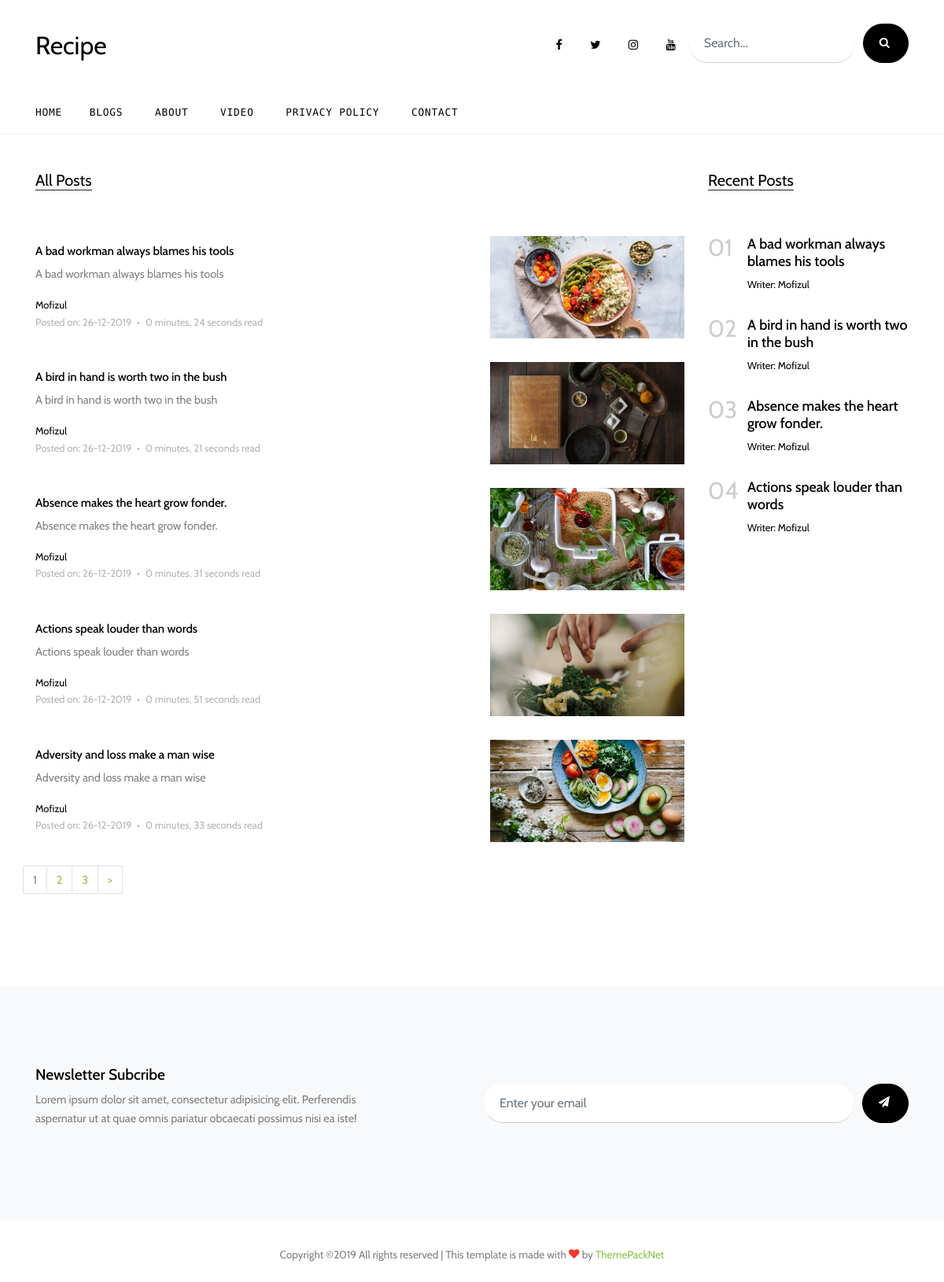
/index.php/post, run on the app's committed database.
### tables this page shows
CREATE TABLE `logofav` (
  `id` int(11) NOT NULL,
  `logo` varchar(60) NOT NULL,
  `favicon` varchar(255) NOT NULL
);

CREATE TABLE `sociallinks` (
  `id` int(11) NOT NULL,
  `facebook` varchar(255) NOT NULL,
  `twitter` varchar(255) NOT NULL,
  `youtube` varchar(255) NOT NULL,
  `instagram` varchar(255) NOT NULL
);

CREATE TABLE `page` (
  `id` int(11) NOT NULL,
  `title` varchar(255) NOT NULL,
  `description` text NOT NULL,
  `slug` varchar(255) NOT NULL
);

CREATE TABLE `posts` (
  `id` int(11) NOT NULL,
  `title` varchar(255) NOT NULL,
  `description` varchar(1000) NOT NULL,
  `image` varchar(255) NOT NULL,
  `slug` varchar(1000) NOT NULL,
  `category_id` int(11) NOT NULL,
  `author` varchar(100) NOT NULL,
  `created_at` timestamp NOT NULL DEFAULT current_timestamp()
);

### index.php (called while the page is built, shortened)
<?php
require_once BASEPATH.'core/CodeIgniter.php';

### application/models/General_model.php (called while the page is built, shortened)
<?php
class General_model extends CI_Model{
    public function getLogo(){
        $query = $this->db->get_where('logofav');
        return $query->result_array();
    }
    public function getSocial(){
        $query = $this->db->get_where('sociallinks');
        return $query->result_array();
    }
}

### application/models/Page_model.php (called while the page is built, shortened)
<?php
class Page_model extends CI_Model
{
    public function getPages(){
        $this->db->from('page');
        return $this->db->get()->result_array();
    }
}

### application/config/config.php (called while the page is built, shortened)
<?php
$config['base_url'] = 'http://localhost/meranda';
$config['index_page'] = '';
$config['uri_protocol']	= 'REQUEST_URI';
$config['url_suffix'] = '';
$config['language']	= 'english';
$config['charset'] = 'UTF-8';
$config['enable_hooks'] = FALSE;
$config['subclass_prefix'] = 'MY_';
$config['composer_autoload'] = FALSE;
$config['permitted_uri_chars'] = 'a-z 0-9~%.:_\-';
$config['enable_query_strings'] = FALSE;
$config['controller_trigger'] = 'c';
$config['function_trigger'] = 'm';
$config['directory_trigger'] = 'd';
$config['allow_get_array'] = TRUE;
$config['log_threshold'] = 0;
$config['log_path'] = '';
$config['log_file_extension'] = '';
$config['log_file_permissions'] = 0644;
$config['log_date_format'] = 'Y-m-d H:i:s';
$config['error_views_path'] = '';
$config['cache_path'] = '';
$config['cache_query_string'] = FALSE;
$config['encryption_key'] = '';
$config['sess_driver'] = 'files';
$config['sess_cookie_name'] = 'ci_session';
$config['sess_expiration'] = 7200;
$config['sess_save_path'] = NULL;
$config['sess_match_ip'] = FALSE;
$config['sess_time_to_update'] = 300;
$config['sess_regenerate_destroy'] = FALSE;
$config['cookie_prefix']	= '';
$config['cookie_domain']	= '';
$config['cookie_path']		= '/';
$config['cookie_secure']	= FALSE;
$config['cookie_httponly'] 	= FALSE;
$config['standardize_newlines'] = FALSE;
$config['global_xss_filtering'] = FALSE;
$config['csrf_protection'] = FALSE;
$config['csrf_token_name'] = 'csrf_test_name';
$config['csrf_cookie_name'] = 'csrf_cookie_name';
$config['csrf_expire'] = 7200;
$config['csrf_regenerate'] = TRUE;
$config['csrf_exclude_uris'] = array();
$config['compress_output'] = FALSE;
$config['time_reference'] = 'local';
$config['rewrite_short_tags'] = FALSE;
$config['proxy_ips'] = '';

### application/models/Post_model.php (called while the page is built, shortened)
<?php
class Post_model extends CI_Model
{
    public function getPosts($limit = FALSE)
    {
        if ($limit) {
            $this->db->limit($limit);
        }
        $this->db->select('
            categories.id AS category_id,
            categories.catname,
            posts.id,
            posts.title,
            posts.description,
            posts.image,
            posts.slug,
            posts.created_at,
            posts.author
        ');
        $this->db->order_by('posts.id', 'DESC');
        $this->db->from('posts');
        $this->db->join('categories', 'posts.category_id = categories.id');
        return $this->db->get()->result_array();
    }
}

### application/views/post/blogs.php (the view, shortened to what this page needs)
<?php $this->load->view('templates/header'); ?>
<div class="site-section">
    <div class="container">
        <div class="row">
            <div class="col-lg-9">
                <div class="section-title">
                    <h2>All Posts</h2>
                </div>
                <?php
                foreach ($posts as $post) {
                ?>
                    <div class="post-entry-2 d-flex">
                        <div class="thumbnail order-md-2" style="background-image: url('<?= base_url() ?>assets/images/<?= $post['image'] ?>')"></div>
                        <div class="contents order-md-1 pl-0">
                            <h2><a href="<?= base_url() . "post/view/" . $post['slug'] ?>"><?= $post['title'] ?></a></h2>
                            <p class="mb-3"><?= word_limiter($post['title'], 20) ?></p>
                            <div class="post-meta">
                                <span class="d-block"><a href="#"><?= $post['author'] ?></a></span>
                                <?php
                                $word = str_word_count(strip_tags($post['description']));
                                $m = floor($word / 200);
                                $s = floor($word % 200 / (200 / 60));
                                $est = $m . ' minute' . ($m == 1 ? '' : 's') . ', ' . $s . ' second' . ($s == 1 ? '' : 's');
                                ?>
                                <span class="date-read">Posted on: <?= date("d-m-Y", strtotime($post['created_at'])) ?> <span class="mx-1">&bullet;</span> <?= $est ?> read</span>
                            </div>
                        </div>
                    </div>
                <?php } ?>
            </div>
            <div class="col-lg-3 ml-auto">
                <div class="section-title">
                    <h2>Recent Posts</h2>
                </div>
                <?php
                $i = 0;
                foreach (array_slice($posts, 0, 4) as $postr) {
                    $i++;
                ?>
                    <div class="trend-entry d-flex">
                        <div class="number align-self-start"><?= str_pad($i, 2, 0, STR_PAD_LEFT) ?></div>
                        <div class="trend-contents">
                            <h2><a href="<?= base_url() ?>post/view/<?= $postr['slug'] ?>"><?= $postr['title'] ?></a></h2>
                            <div class="post-meta">
                                <span class="d-block"><a href="#">Writer: <?= $postr['author'] ?></a></span>
                            </div>
                        </div>
                    </div>
                <?php } ?>
            </div>
            <ul class="pagination">
                <?= $this->pagination->create_links(); ?>
            </ul>
        </div>
    </div>
</div>

### application/views/templates/header.php (shortened to what this page needs)
<!DOCTYPE html>
<html lang="en">
<head>
    <link rel="stylesheet" href="<?= base_url() ?>assets/fonts/icomoon/style.css">
    <link rel="stylesheet" href="<?= base_url() ?>assets/css/bootstrap.min.css">
    <link rel="stylesheet" href="<?= base_url() ?>assets/css/jquery-ui.css">
    <link rel="stylesheet" href="<?= base_url() ?>assets/css/owl.carousel.min.css">
    <link rel="stylesheet" href="<?= base_url() ?>assets/css/owl.theme.default.min.css">
    <link rel="stylesheet" href="<?= base_url() ?>assets/css/owl.theme.default.min.css">
    <link rel="stylesheet" href="<?= base_url() ?>assets/css/jquery.fancybox.min.css">
    <link rel="stylesheet" href="<?= base_url() ?>assets/css/bootstrap-datepicker.css">
    <link rel="stylesheet" href="<?= base_url() ?>assets/fonts/flaticon/font/flaticon.css">
    <link rel="stylesheet" href="<?= base_url() ?>assets/css/aos.css">
    <link href="<?= base_url() ?>assets/css/jquery.mb.YTPlayer.min.css" media="all" rel="stylesheet" type="text/css">
    <link rel="stylesheet" href="<?= base_url() ?>assets/css/style.css">
</head>
<body data-spy="scroll" data-target=".site-navbar-target" data-offset="300">
    <div class="site-wrap">
        <div class="header-top">
            <div class="container">
                <div class="row align-items-center">
                    <div class="col-12 col-lg-6 d-flex">
                        <a href="<?= base_url() ?>" class="site-logo">
                            <?php foreach ($logotext as $row) : ?>
                                <?php echo $row['logo']; ?>
                            <?php endforeach; ?>
                        </a>
                    </div>
                    <div class="col-12 col-lg-6 ml-auto d-flex">
                        <div class="ml-md-auto top-social d-none d-lg-inline-block">
                            <?php foreach ($socialLinks as $socialLink) : ?>
                                <?php if ($socialLink['facebook']) : ?>
                                    <a href="<?php echo $socialLink['facebook'] ?>" class="d-inline-block p-3"><span class="icon-facebook"></span></a>
                                <?php endif; ?>
                                <?php if ($socialLink['twitter']) : ?>
                                    <a href="<?php echo $socialLink['twitter'] ?>" class="d-inline-block p-3"><span class="icon-twitter"></span></a>
                                <?php endif; ?>
                                <?php if ($socialLink['instagram']) : ?>
                                    <a href="<?php echo $socialLink['instagram'] ?>" class="d-inline-block p-3"><span class="icon-instagram"></span></a>
                                <?php endif; ?>
                                <?php if ($socialLink['youtube']) : ?>
                                    <a href="<?php echo $socialLink['youtube'] ?>" class="d-inline-block p-3"><span class="icon-youtube"></span></a>
                                <?php endif; ?>
                            <?php endforeach; ?>
                        </div>
                        <form action="#" class="search-form d-inline-block">
                            <div class="d-flex">
                                <input type="email" class="form-control" placeholder="Search...">
                                <button type="submit" class="btn btn-secondary"><span class="icon-search"></span></button>
                            </div>
                        </form>
                    </div>
                </div>
            </div>
            <div class="site-navbar py-2 js-sticky-header site-navbar-target d-none pl-0 d-lg-block" role="banner">
                <div class="container">
                    <div class="d-flex align-items-center">
                        <div class="mr-auto">
                            <nav class="site-navigation position-relative text-right" role="navigation">
                                <ul class="site-menu main-menu js-clone-nav mr-auto d-none pl-0 d-lg-block">
                                    <li class="active">
                                        <a href="<?= base_url() ?>" class="nav-link text-left">Home</a>
                                    </li>
                                    <li>
                                        <a href="<?= base_url() ?>post" class="nav-link text-left">Blogs</a>
                                    </li>
                                    <?php foreach ($pages as $page) : ?>
                                        <li>
                                            <a href="<?= base_url() ?>page/view/<?= $page['slug'] ?>" class="nav-link text-left"><?= $page['title'] ?></a>
                                        </li>
                                    <?php endforeach; ?>
                                    <li><a href="<?= base_url() ?>contact" class="nav-link text-left">Contact</a></li>
                                </ul>
                            </nav>
                        </div>
                    </div>
                </div>
            </div>
        </div>

### data on the page
logofav: logo "Recipe"
page: title "ABOUT"
page: title "VIDEO"
page: title "PRIVACY POLICY"
posts: image (picture), title "A bad workman always blames his tools", author "Mofizul", created_at "26-12-2019", description "0 minutes, 24 seconds", i "01"
posts: image (picture), title "A bird in hand is worth two in the bush", author "Mofizul", created_at "26-12-2019", description "0 minutes, 21 seconds", i "02"
posts: image (picture), title "Absence makes the heart grow fonder.", author "Mofizul", created_at "26-12-2019", description "0 minutes, 31 seconds", i "03"
posts: image (picture), title "Actions speak louder than words", author "Mofizul", created_at "26-12-2019", description "0 minutes, 51 seconds", i "04"
posts: image (picture), title "Adversity and loss make a man wise", author "Mofizul", created_at "26-12-2019", description "0 minutes, 33 seconds"

### other printed values
$this->pagination->create_links() "1 2 3 >"
